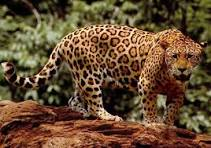
#> input picture Jaguar/Training/Animal_01.jpg, 211 x 148 px; its folder holds only this picture in this run
$ jupyter execute --allow-errors MyMultiTexture-Train.ipynb   (shell and % lines are left out)   (older library calls are emulated)
#> lines starting #> are read from the running program, lines starting #| are printed output that depends on the picture
#> further down, image is the input picture: shape (148, 211, 3); mean B, G, R 51, 76.4, 102.1
# Traffic Sign Board Detection

[cell 1]
from __future__ import print_function
from sklearn.model_selection import train_test_split
from sklearn.metrics import classification_report
from sklearn.ensemble import RandomForestClassifier
from sklearn.tree import DecisionTreeClassifier
from imutils import paths
import numpy as np
import glob
import argparse
import mahotas
import cv2
import pickle as cPickle
from google.colab.patches import cv2_imshow

[cell 2]
def getImgFeature(image):
	# extract the mean and standard deviation from each channel of the image
	# in the HSV color space
	image = cv2.resize(image,(500,500))
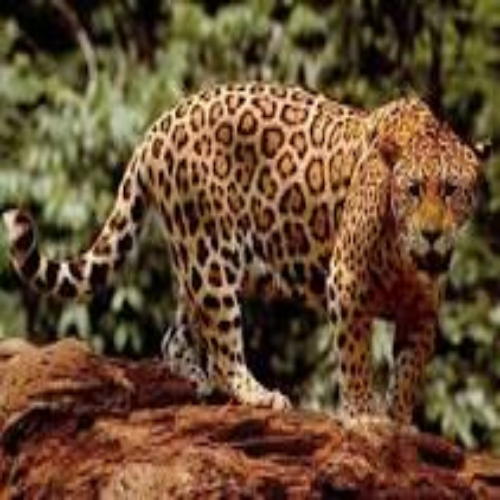
#> image: shape (500, 500, 3); mean of channels 0, 1, 2 50.9, 76.2, 102; drawn as B, G, R
	(means, stds) = cv2.meanStdDev(cv2.cvtColor(image, cv2.COLOR_BGR2HSV))
#> means = [19.5, 145.8, 102.4]; stds = [23.56, 54.48, 55.51]
	colorStats = np.concatenate([means, stds]).flatten()
#> colorStats = [19.5, 145.8, 102.4, 23.56, 54.48, 55.51]

	# extract Haralick texture features
	gray = cv2.cvtColor(image, cv2.COLOR_BGR2GRAY)
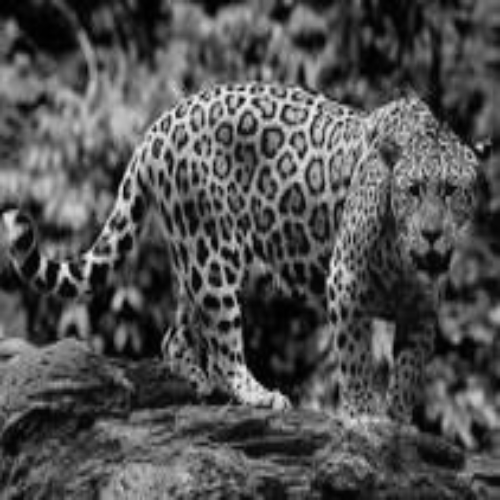
#> gray: shape (500, 500); min 0, max 246, mean 81
	haralick = mahotas.features.haralick(gray).mean(axis=0)

	# return a concatenated feature vector of color statistics and Haralick
	# texture features
	return np.hstack([colorStats, haralick])

[cell 3]
imagePaths = sorted(paths.list_images("/content/machinelearning/MutliTexture/TrafficSignBoards/Training"))
data = []
labels = []

#> (a cell that did not finish here is left out)

$ run again, on Jaguar/Training/Animal_02.jpg
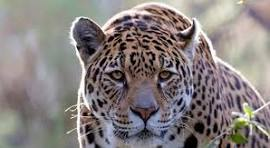
#> input picture Jaguar/Training/Animal_02.jpg, 270 x 148 px
#> image is the input picture: shape (148, 270, 3); mean B, G, R 127.4, 128.1, 135.3
#> in getImgFeature, `image = cv2.resize(image,(500,500))`:
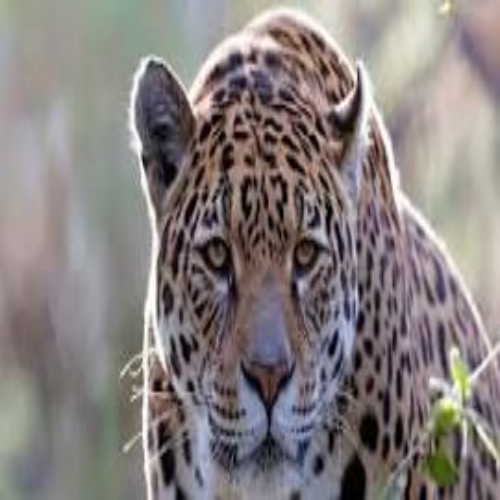
#> image: shape (500, 500, 3); mean of channels 0, 1, 2 127.3, 128, 135.2; drawn as B, G, R
#> means = [76.36, 36.03, 138.5]; stds = [65.24, 33.45, 47.01]
#> colorStats = [76.36, 36.03, 138.5, 65.24, 33.45, 47.01]
#> in getImgFeature, `gray = cv2.cvtColor(image, cv2.COLOR_BGR2GRAY)`:
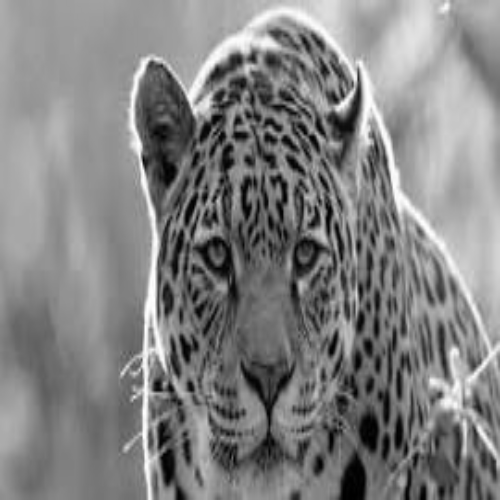
#> gray: shape (500, 500); min 0, max 255, mean 130
